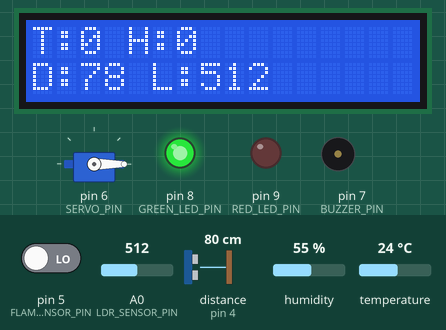
Simulated run of this sketch. Board: Arduino Uno, built with avr-gcc and run on an emulated ATmega328P. On the bench: servo, 16×2 character LCD, output pins drawn as LEDs (lit = HIGH), buzzer (waves = sounding). Wiring (inferred from the names in the program): ultrasonic range finder: trigger pin 3; echo pin 4. The test bench sets the inputs (shaded band); at power-on: distance to the obstacle (sensor on pin 4) 80 cm, humidity 55 %, pin 5 (FLAME_SENSOR_PIN) LOW, A0 (LDR_SENSOR_PIN) = 512, temperature 24 °C. The echo pulse lasts 58.3 µs per cm; pins used as bus, display or sensor lines are not drawn; what the sketch prints to the serial monitor is not drawn.

Above: at 1.6 s.
1.7 s: distance to the obstacle (sensor on pin 4) set to 13 cm
At 2.8 s:
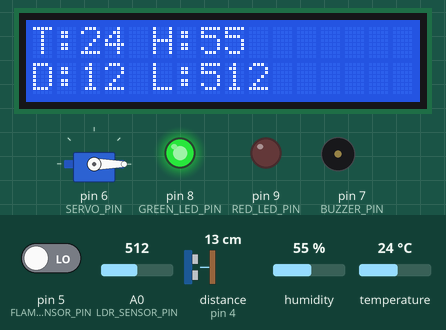
3.5 s: distance to the obstacle (sensor on pin 4) set to 10 cm
At 4.8 s:
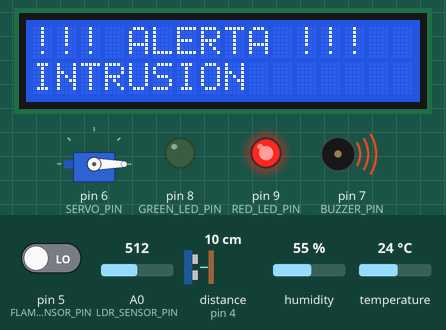
5.5 s: humidity set to 68 %
7.2 s: humidity set to 71 %
At 11.3 s:
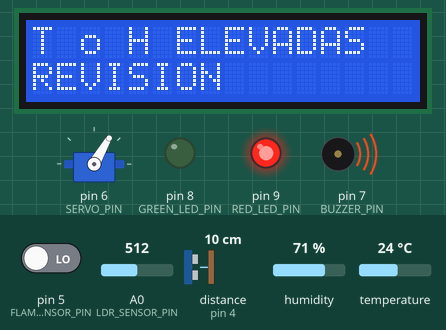
12.5 s: pin 5 (FLAME_SENSOR_PIN) driven HIGH
At 14.2 s:
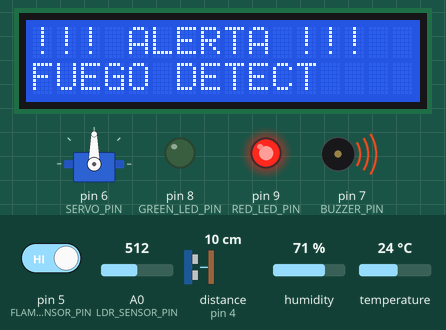
14.5 s: pin 5 (FLAME_SENSOR_PIN) driven LOW
At 14.81 s:
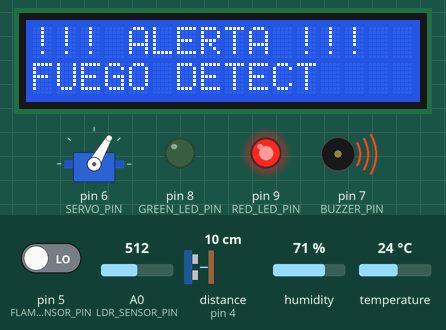
Timing chart, 0 to 17.5 s (numbered marks = the images above; inputs shaded):
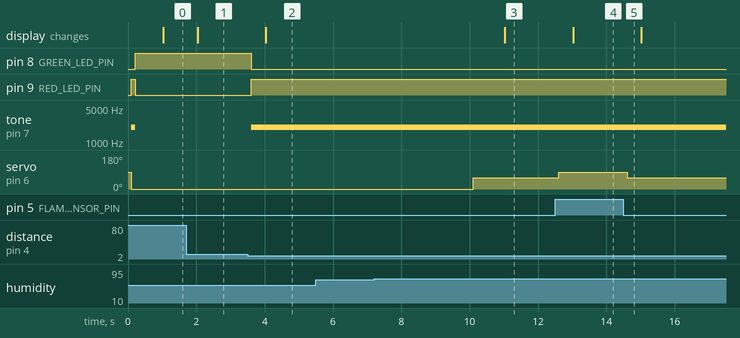

The sketch:

firmware.ino
```cpp
#include "constants.h"

#include "scheduler.h"


void setup() {

    Serial.begin(SERIAL_BAUD_RATE);

    scheduler_init();
}


void loop() {

    scheduler_run();
}
```

alert_service.cpp
```cpp
#include "alert_service.h"

#include "system_state.h"

#include "thresholds.h"


void alert_service_update() {

    // =====================================================
    // INTRUSIÓN
    // =====================================================

    systemState.alerts.intrusion =
        (
            systemState.sensors.distance > 0 &&
            systemState.sensors.distance <=
            DISTANCE_ALERT_THRESHOLD
        );


    // =====================================================
    // FLAMA / INCENDIO
    // =====================================================

    systemState.alerts.fire =
        systemState.sensors.flameDetected;


    // =====================================================
    // TEMPERATURA ALTA
    // =====================================================

    systemState.alerts.highTemperature =
        (
            systemState.sensors.temperature >=
            TEMP_ALERT_THRESHOLD
        );


    // =====================================================
    // HUMEDAD ALTA
    // =====================================================

    systemState.alerts.highHumidity =
        (
            systemState.sensors.humidity >=
            HUMIDITY_ALERT_THRESHOLD
        );


    // =====================================================
    // BAJA ILUMINACIÓN
    // =====================================================

    systemState.alerts.lowLight =
        (
            systemState.sensors.lightLevel <=
            LIGHT_LOW_THRESHOLD
        );


    // =====================================================
    // ALERTA GLOBAL CONSOLIDADA
    // =====================================================

    systemState.alerts.anyAlert =
        (
            systemState.alerts.fire ||
            systemState.alerts.intrusion ||
            systemState.alerts.highTemperature ||
            systemState.alerts.highHumidity ||
            systemState.alerts.lowLight
        );
}
```

alert_service.h
```cpp
#ifndef ALERT_SERVICE_H
#define ALERT_SERVICE_H

void alert_service_update();

#endif
```

automation_service.cpp
```cpp
#include "automation_service.h"

#include "system_state.h"

#include "constants.h"


void automation_service_update() {

    // =====================================================
    // ALERTA GLOBAL
    // =====================================================

    bool alertActive =
        systemState.alerts.anyAlert;


    // =====================================================
    // LEDS
    // =====================================================

    systemState.actuators.greenLed =
        !alertActive;

    systemState.actuators.redLed =
        alertActive;


    // =====================================================
    // BUZZER
    // =====================================================

    systemState.actuators.buzzer =
        alertActive;


    // =====================================================
    // SERVO
    // PRIORIDAD:
    //
    // FUEGO
    // ↓
    // HUMEDAD
    // ↓
    // TEMPERATURA
    // ↓
    // NORMAL
    // =====================================================

    if (systemState.alerts.fire) {

        systemState.actuators.servoAngle =
            SERVO_FIRE_ANGLE;
    }

    else if (systemState.alerts.highHumidity) {

        systemState.actuators.servoAngle =
            SERVO_VENT_ANGLE;
    }

    else if (systemState.alerts.highTemperature) {

        systemState.actuators.servoAngle =
            SERVO_PARTIAL_ANGLE;
    }

    else {

        systemState.actuators.servoAngle =
            SERVO_CLOSED_ANGLE;
    }
}
```

automation_service.h
```cpp
#ifndef AUTOMATION_SERVICE_H
#define AUTOMATION_SERVICE_H

void automation_service_update();

#endif
```

buzzer.cpp
```cpp
#include "buzzer.h"

#include <Arduino.h>

#include "pins.h"


void buzzer_init() {

    pinMode(BUZZER_PIN, OUTPUT);

    noTone(BUZZER_PIN);
}


// =====================================================
// BUZZER INTENSO Y CONTINUO
// =====================================================

void buzzer_set(bool state) {

    if (state) {

        // Frecuencia fuerte y aguda
        tone(BUZZER_PIN, 2000);

    } else {

        noTone(BUZZER_PIN);
    }
}
```

buzzer.h
```cpp
#ifndef BUZZER_H
#define BUZZER_H

void buzzer_init();

void buzzer_set(bool state);

#endif
```

constants.h
```cpp
#ifndef CONSTANTS_H
#define CONSTANTS_H

// =========================
// SERIAL
// =========================

#define SERIAL_BAUD_RATE 9600


// =========================
// LCD
// =========================

#define LCD_COLUMNS 16
#define LCD_ROWS    2


// =====================================================
// IDs DE PANTALLAS LCD
// =====================================================

// Pantalla normal
#define SCREEN_NORMAL          0

// Alertas
#define SCREEN_FIRE            10
#define SCREEN_INTRUSION       11
#define SCREEN_HIGH_TEMP       12
#define SCREEN_HIGH_HUMIDITY   13
#define SCREEN_LOW_LIGHT       14


// =====================================================
// SERVO
// =====================================================

// Posición cerrada
#define SERVO_CLOSED_ANGLE   0

// Apertura parcial por temperatura
#define SERVO_PARTIAL_ANGLE  45

// Ventilación por humedad
#define SERVO_VENT_ANGLE     60

// Apertura total por incendio
#define SERVO_FIRE_ANGLE     90


#endif
```

dht_sensor.cpp
```cpp
#include "dht_sensor.h"

#include <DHT.h>

#include "pins.h"


#define DHT_TYPE DHT11


DHT dht(DHT_PIN, DHT_TYPE);


void dht_init() {

    dht.begin();

}


float dht_readTemperature() {

    return dht.readTemperature();

}


float dht_readHumidity() {

    return dht.readHumidity();

}
```

dht_sensor.h
```cpp
#ifndef DHT_SENSOR_H
#define DHT_SENSOR_H

void dht_init();

float dht_readTemperature();

float dht_readHumidity();

#endif
```

display_service.cpp
```cpp
#include "display_service.h"

#include "system_state.h"

#include "constants.h"


void display_service_update() {

    // =====================================================
    // PRIORIDAD 1
    // INCENDIO
    // =====================================================

    if (systemState.alerts.fire) {

        systemState.display.currentScreen =
            SCREEN_FIRE;

        systemState.display.priorityAlert =
            true;

        return;
    }


    // =====================================================
    // PRIORIDAD 2
    // TEMPERATURA / HUMEDAD
    // =====================================================

    if (
        systemState.alerts.highTemperature ||
        systemState.alerts.highHumidity
    ) {

        systemState.display.currentScreen =
            SCREEN_HIGH_TEMP;

        systemState.display.priorityAlert =
            true;

        return;
    }


    // =====================================================
    // PRIORIDAD 3
    // INTRUSIÓN
    // =====================================================

    if (systemState.alerts.intrusion) {

        systemState.display.currentScreen =
            SCREEN_INTRUSION;

        systemState.display.priorityAlert =
            true;

        return;
    }


    // =====================================================
    // PRIORIDAD 4
    // BAJA ILUMINACIÓN
    // =====================================================

    if (systemState.alerts.lowLight) {

        systemState.display.currentScreen =
            SCREEN_LOW_LIGHT;

        systemState.display.priorityAlert =
            true;

        return;
    }


    // =====================================================
    // ESTADO NORMAL
    // =====================================================

    systemState.display.currentScreen =
        SCREEN_NORMAL;

    systemState.display.priorityAlert =
        false;
}
```

display_service.h
```cpp
#ifndef DISPLAY_SERVICE_H
#define DISPLAY_SERVICE_H

void display_service_update();

#endif
```

environment_service.cpp
```cpp
#include "environment_service.h"

void environment_service_update() {

}
```

environment_service.h
```cpp
#ifndef ENVIRONMENT_SERVICE_H
#define ENVIRONMENT_SERVICE_H

void environment_service_update();

#endif
```

flame_sensor.cpp
```cpp
#include "flame_sensor.h"

#include <Arduino.h>

#include "pins.h"


void flame_sensor_init() {

    pinMode(FLAME_SENSOR_PIN, INPUT);

}


bool flame_detected() {

    int value = digitalRead(FLAME_SENSOR_PIN);

    return (value != 0);

}
```

flame_sensor.h
```cpp
#ifndef FLAME_SENSOR_H
#define FLAME_SENSOR_H

void flame_sensor_init();

bool flame_detected();

#endif
```

ldr_sensor.cpp
```cpp
#include "ldr_sensor.h"

#include <Arduino.h>

#include "pins.h"


void ldr_sensor_init() {

    pinMode(LDR_SENSOR_PIN, INPUT);

}


int ldr_read() {

    return analogRead(LDR_SENSOR_PIN);

}
```

ldr_sensor.h
```cpp
#ifndef LDR_SENSOR_H
#define LDR_SENSOR_H

void ldr_sensor_init();

int ldr_read();

#endif
```

leds.cpp
```cpp
#include "leds.h"

#include <Arduino.h>

#include "pins.h"


void leds_init() {

    pinMode(GREEN_LED_PIN, OUTPUT);

    pinMode(RED_LED_PIN, OUTPUT);

}

void led_green_set(bool state) {

    digitalWrite(
        GREEN_LED_PIN,
        state
    );
}

void led_red_set(bool state) {

    digitalWrite(
        RED_LED_PIN,
        state
    );
}

void red_led_on() {

    led_red_set(true);

}


void red_led_off() {

    led_red_set(false);

}
```

leds.h
```cpp
#ifndef LEDS_H
#define LEDS_H

void leds_init();

void led_green_set(bool state);
void led_red_set(bool state);

void red_led_on();
void red_led_off();

#endif
```

scheduler.cpp
```cpp
#include <Arduino.h>

#include "scheduler.h"

#include "tasks.h"


// ======================================================
// TIMERS
// ======================================================

unsigned long lastFastSensors = 0;

unsigned long lastDht = 0;

unsigned long lastAlerts = 0;

unsigned long lastAutomation = 0;

unsigned long lastActuators = 0;

unsigned long lastLcd = 0;

unsigned long lastSerial = 0;

// ======================================================
// INIT
// ======================================================

void scheduler_init() {

    tasks_init();
}


// ======================================================
// SCHEDULER PRINCIPAL
// ======================================================

void scheduler_run() {

    unsigned long currentMillis = millis();


    // ==========================================
    // FAST SENSORS
    // ==========================================

    if (currentMillis - lastFastSensors >= 200) {

        lastFastSensors = currentMillis;

        task_fastSensors();
    }


    // ==========================================
    // DHT11
    // ==========================================

    if (currentMillis - lastDht >= 2000) {

        lastDht = currentMillis;

        task_dht();
    }


    // ==========================================
    // ALERTAS
    // ==========================================

    if (currentMillis - lastAlerts >= 100) {

        lastAlerts = currentMillis;

        task_alerts();
    }


    // ==========================================
    // AUTOMATIZACIÓN
    // ==========================================

    if (currentMillis - lastAutomation >= 100) {

        lastAutomation = currentMillis;

        task_automation();
    }


    // ==========================================
    // ACTUADORES
    // ==========================================

    if (currentMillis - lastActuators >= 100) {

        lastActuators = currentMillis;

        task_actuators();
    }


    // ==========================================
    // LCD
    // ==========================================

    if (currentMillis - lastLcd >= 1000) {

        lastLcd = currentMillis;

        task_lcd();
    }

    // ==========================================
    // SERIAL
    // ==========================================
    if (currentMillis - lastSerial >= 1000) {

        lastSerial = currentMillis;

        task_serial();
    }

}
```

scheduler.h
```cpp
#ifndef SCHEDULER_H
#define SCHEDULER_H

void scheduler_init();

void scheduler_run();

#endif
```

serial_protocol.cpp
```cpp
#include "serial_protocol.h"

#include "system_state.h"


void serial_protocol_send() {

    // =====================================================
    // SENSORES
    // =====================================================

    Serial.print("TEMP:");
    Serial.print(systemState.sensors.temperature);

    Serial.print(",");

    Serial.print("HUM:");
    Serial.print(systemState.sensors.humidity);

    Serial.print(",");

    Serial.print("DIST:");
    Serial.print(systemState.sensors.distance);

    Serial.print(",");

    Serial.print("FLAME:");
    Serial.print(systemState.sensors.flameDetected);

    Serial.print(",");

    Serial.print("LIGHT:");
    Serial.print(systemState.sensors.lightLevel);

    Serial.print(",");


    // =====================================================
    // ALERTAS
    // =====================================================

    Serial.print("FIRE:");
    Serial.print(systemState.alerts.fire);

    Serial.print(",");

    Serial.print("INTRUSION:");
    Serial.print(systemState.alerts.intrusion);

    Serial.print(",");

    Serial.print("TEMP_ALERT:");
    Serial.print(systemState.alerts.highTemperature);

    Serial.print(",");

    Serial.print("HIGH_HUM:");
    Serial.print(systemState.alerts.highHumidity);

    Serial.print(",");

    Serial.print("LOW_LIGHT:");
    Serial.print(systemState.alerts.lowLight);

    Serial.print(",");

    Serial.print("ANY_ALERT:");
    Serial.print(systemState.alerts.anyAlert);

    Serial.println();
}
```

serial_protocol.h
```cpp
#ifndef SERIAL_PROTOCOL_H
#define SERIAL_PROTOCOL_H

void serial_protocol_send();

#endif
```

servo_motor.cpp
```cpp
#include "servo_motor.h"

#include <Arduino.h>
#include <Servo.h>

#include "pins.h"


static Servo servoMotor;


void servo_motor_init() {

    servoMotor.attach(SERVO_PIN);

}


void servo_motor_setAngle(int angle) {

    servoMotor.write(angle);

}
```

servo_motor.h
```cpp
#ifndef SERVO_MOTOR_H
#define SERVO_MOTOR_H

void servo_motor_init();

void servo_motor_setAngle(int angle);

#endif
```

system_state.cpp
```cpp
#include "system_state.h"

SystemState systemState;
```

system_state.h
```cpp
#ifndef SYSTEM_STATE_H
#define SYSTEM_STATE_H

#include <Arduino.h>

// ======================================================
// DATOS DE SENSORES
// ======================================================

struct SensorData {

    float temperature;

    float humidity;

    int distance;

    bool flameDetected;

    int lightLevel;
};


// ======================================================
// ESTADO DE ALERTAS
// ======================================================

struct AlertState {

    // =========================
    // ALERTAS PRINCIPALES
    // =========================

    bool intrusion;

    bool fire;

    bool highTemperature;

    bool highHumidity;

    bool lowLight;


    // =========================
    // ALERTA GLOBAL
    // =========================

    bool anyAlert;
};


// ======================================================
// ESTADO DE ACTUADORES
// ======================================================

struct ActuatorState {

    bool greenLed;

    bool redLed;

    bool buzzer;

    int servoAngle;
};


// ======================================================
// ESTADO DEL DISPLAY
// ======================================================

struct DisplayState {

    uint8_t currentScreen;

    bool priorityAlert;
};


// ======================================================
// ESTADO GLOBAL DEL SISTEMA
// ======================================================

struct SystemState {

    SensorData sensors;

    AlertState alerts;

    ActuatorState actuators;

    DisplayState display;
};


// ======================================================
// VARIABLE GLOBAL COMPARTIDA
// ======================================================

extern SystemState systemState;

#endif
```

tasks.h
```cpp
#ifndef TASKS_H
#define TASKS_H

// ========================================
// INICIALIZACIÓN GENERAL
// ========================================

void tasks_init();
void task_serial();

// ========================================
// TAREAS PRINCIPALES
// ========================================

void task_fastSensors();

void task_dht();

void task_alerts();

void task_automation();

void task_actuators();

void task_lcd();

#endif
```

thresholds.h
```cpp
#ifndef THRESHOLDS_H
#define THRESHOLDS_H

// =========================
// TEMPERATURA
// =========================

#define TEMP_ALERT_THRESHOLD        35.0

// =========================
// HUMEDAD
// =========================

#define HUMIDITY_ALERT_THRESHOLD    70.0

// =========================
// DISTANCIA
// =========================

#define DISTANCE_ALERT_THRESHOLD    10

// =========================
// ILUMINACIÓN
// =========================

#define LIGHT_LOW_THRESHOLD         100

#endif
```

ultrasonic_sensor.cpp
```cpp
#include "ultrasonic_sensor.h"

#include <Arduino.h>

#include "pins.h"


void ultrasonic_sensor_init() {

    pinMode(ULTRASONIC_TRIG_PIN, OUTPUT);

    pinMode(ULTRASONIC_ECHO_PIN, INPUT);

}


int ultrasonic_readDistance() {

    digitalWrite(ULTRASONIC_TRIG_PIN, LOW);
    delayMicroseconds(2);

    digitalWrite(ULTRASONIC_TRIG_PIN, HIGH);
    delayMicroseconds(10);

    digitalWrite(ULTRASONIC_TRIG_PIN, LOW);


    long duration = pulseIn(
        ULTRASONIC_ECHO_PIN,
        HIGH,
        30000
    );


    if (duration == 0) {

        return -1;

    }


    int distance = duration * 0.034 / 2;

    return distance;

}
```

ultrasonic_sensor.h
```cpp
#ifndef ULTRASONIC_SENSOR_H
#define ULTRASONIC_SENSOR_H

void ultrasonic_sensor_init();

int ultrasonic_readDistance();

#endif
```

pins.h
```cpp
#ifndef PINS_H
#define PINS_H

// =========================
// SENSORES
// =========================

#define DHT_PIN               2

#define ULTRASONIC_TRIG_PIN  3
#define ULTRASONIC_ECHO_PIN  4

#define FLAME_SENSOR_PIN      5

#define LDR_SENSOR_PIN        A0


// =========================
// ACTUADORES
// =========================

#define SERVO_PIN             6

#define BUZZER_PIN            7

#define GREEN_LED_PIN         8
#define RED_LED_PIN           9

#endif
```

lcd_display.cpp
```cpp
#include "lcd_display.h"

#include <Arduino.h>
#include <Wire.h>
#include <LiquidCrystal_I2C.h>

#include "constants.h"


LiquidCrystal_I2C lcd(0x27, LCD_COLUMNS, LCD_ROWS);


void lcd_display_init() {

    lcd.init();

    lcd.backlight();

}


void lcd_display_clear() {

    lcd.clear();

}


void lcd_display_print(
    int column,
    int row,
    const char* text
) {

    lcd.setCursor(column, row);

    lcd.print(text);

}
```

lcd_display.h
```cpp
#ifndef LCD_DISPLAY_H
#define LCD_DISPLAY_H

void lcd_display_init();

void lcd_display_clear();

void lcd_display_print(
    int column,
    int row,
    const char* text
);

#endif
```

Source omitted: tasks.cpp (5839 bytes)

Measured:
- the behaviour switches between 12 and 11 cm on distance to the obstacle (sensor on pin 4) (found by bisection; images 1 and 2)
- the behaviour switches between 69 and 70 % on humidity (found by bisection; images 2 and 3)
- after the input at 1.7 s, the display: changes after 0.35 s (image 1)
- after the input at 3.5 s, pin 8 (GREEN_LED_PIN): HIGH → LOW after 0.10 s; pin 9 (RED_LED_PIN): LOW → HIGH after 0.10 s; tone on pin 7 (BUZZER_PIN): silent → 2000 Hz after 0.10 s; the display: changes after 0.53 s (image 2)
- after the input at 5.5 s, every drawn part: stays the same
- after the input at 7.2 s, servo on pin 6 (SERVO_PIN): 0° → 60° after 2.9 s; the display: changes after 3.8 s (image 3)
- after the input at 12.5 s, servo on pin 6 (SERVO_PIN): 60° → 90° after 0.10 s; the display: changes after 0.53 s (image 4)
- after the input at 14.5 s, servo on pin 6 (SERVO_PIN): 90° → 60° after 0.10 s
